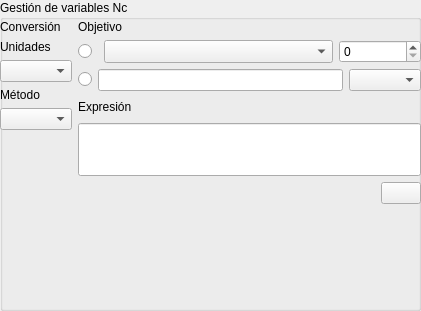
               <widget class="QGroupBox" name="groupBox_11">
                <property name="geometry">
                 <rect>
                  <x>0</x>
                  <y>1200</y>
                  <width>421</width>
                  <height>311</height>
                 </rect>
                </property>
                <property name="title">
                 <string>Gestión de variables Nc</string>
                </property>
                <widget class="QWidget" name="gridLayoutWidget_2">
                 <property name="geometry">
                  <rect>
                   <x>0</x>
                   <y>20</y>
                   <width>421</width>
                   <height>184</height>
                  </rect>
                 </property>
                 <layout class="QGridLayout" name="gridLayout_4" columnstretch="0,0,0">
                  <item row="1" column="1">
                   <layout class="QVBoxLayout" name="verticalLayout_12">
                    <item>
                     <widget class="QLabel" name="label_13">
                      <property name="maximumSize">
                       <size>
                        <width>16777215</width>
                        <height>20</height>
                       </size>
                      </property>
                      <property name="text">
                       <string>Unidades</string>
                      </property>
                     </widget>
                    </item>
                    <item>
                     <widget class="QComboBox" name="ComboConversionUnits">
                      <property name="toolTip">
                       <string>Tipo de conversión usada para agregar (promedio)</string>
                      </property>
                      <property name="whatsThis">
                       <string>Tipo de conversión usada para agregar (promedio)</string>
                      </property>
                     </widget>
                    </item>
                    <item>
                     <widget class="QLabel" name="label_14">
                      <property name="maximumSize">
                       <size>
                        <width>16777215</width>
                        <height>20</height>
                       </size>
                      </property>
                      <property name="text">
                       <string>Método</string>
                      </property>
                     </widget>
                    </item>
                    <item>
                     <widget class="QComboBox" name="ComboMethod4Conversion">
                      <property name="toolTip">
                       <string>Tipo de conversión usada para agregar (promedio)</string>
                      </property>
                      <property name="whatsThis">
                       <string>Tipo de conversión usada para agregar (promedio)</string>
                      </property>
                     </widget>
                    </item>
                    <item>
                     <spacer name="verticalSpacer">
                      <property name="orientation">
                       <enum>Qt::Vertical</enum>
                      </property>
                      <property name="sizeHint" stdset="0">
                       <size>
                        <width>20</width>
                        <height>40</height>
                       </size>
                      </property>
                     </spacer>
                    </item>
                   </layout>
                  </item>
                  <item row="0" column="2">
                   <widget class="QLabel" name="label_16">
                    <property name="maximumSize">
                     <size>
                      <width>16777215</width>
                      <height>20</height>
                     </size>
                    </property>
                    <property name="text">
                     <string>Objetivo</string>
                    </property>
                   </widget>
                  </item>
                  <item row="1" column="2">
                   <layout class="QVBoxLayout" name="verticalLayout_22">
                    <item>
                     <layout class="QHBoxLayout" name="horizontalLayout_12">
                      <item>
                       <widget class="QRadioButton" name="Radio2NcVar">
                        <property name="maximumSize">
                         <size>
                          <width>20</width>
                          <height>16777215</height>
                         </size>
                        </property>
                        <property name="text">
                         <string/>
                        </property>
                       </widget>
                      </item>
                      <item>
                       <widget class="QComboBox" name="VarFromNC">
                        <property name="maximumSize">
                         <size>
                          <width>16777215</width>
                          <height>70</height>
                         </size>
                        </property>
                        <property name="whatsThis">
                         <string>Selección de la variable del Nc sobre la cual se aplicará la conversión.</string>
                        </property>
                       </widget>
                      </item>
                      <item>
                       <widget class="QSpinBox" name="ObjectiveLayer">
                        <property name="maximumSize">
                         <size>
                          <width>82</width>
                          <height>16777215</height>
                         </size>
                        </property>
                        <property name="toolTip">
                         <string>Capa a ver (o editar) de la variable Nc.</string>
                        </property>
                        <property name="whatsThis">
                         <string>Capa a ver (o editar) de la variable Nc.</string>
                        </property>
                        <property name="maximum">
                         <number>5</number>
                        </property>
                       </widget>
                      </item>
                     </layout>
                    </item>
                    <item>
                     <layout class="QHBoxLayout" name="horizontalLayout_13">
                      <item>
                       <widget class="QRadioButton" name="Radio2WMF">
                        <property name="maximumSize">
                         <size>
                          <width>20</width>
                          <height>16777215</height>
                         </size>
                        </property>
                        <property name="text">
                         <string/>
                        </property>
                       </widget>
                      </item>
                      <item>
                       <widget class="QLineEdit" name="lineEditNewVarName">
                        <property name="maximumSize">
                         <size>
                          <width>16777215</width>
                          <height>70</height>
                         </size>
                        </property>
                        <property name="whatsThis">
                         <string>Nombre de la variable que contiene la conversión</string>
                        </property>
                       </widget>
                      </item>
                      <item>
                       <widget class="QComboBox" name="ComboBoxNewWMFVarGroup">
                        <property name="toolTip">
                         <string>Categoría de la nueva variable obtenida</string>
                        </property>
                        <property name="whatsThis">
                         <string>Categoría de la nueva variable obtenida</string>
                        </property>
                       </widget>
                      </item>
                     </layout>
                    </item>
                    <item>
                     <widget class="QLabel" name="label_17">
                      <property name="maximumSize">
                       <size>
                        <width>16777215</width>
                        <height>20</height>
                       </size>
                      </property>
                      <property name="text">
                       <string>Expresión</string>
                      </property>
                     </widget>
                    </item>
                    <item>
                     <layout class="QHBoxLayout" name="horizontalLayout_21">
                      <item>
                       <widget class="QLineEdit" name="LineaComando">
                        <property name="maximumSize">
                         <size>
                          <width>16777215</width>
                          <height>70</height>
                         </size>
                        </property>
                        <property name="toolTip">
                         <string>Evaluar variables en una expresion del tipo A = f(B,C) o f(A,B,C)</string>
                        </property>
                        <property name="whatsThis">
                         <string>Evaluar variables en una expresion del tipo A = f(B,C) o f(A,B,C)</string>
                        </property>
                       </widget>
                      </item>
                     </layout>
                    </item>
                    <item>
                     <layout class="QHBoxLayout" name="horizontalLayout_18">
                      <item>
                       <spacer name="horizontalSpacer_5">
                        <property name="orientation">
                         <enum>Qt::Horizontal</enum>
                        </property>
                        <property name="sizeHint" stdset="0">
                         <size>
                          <width>40</width>
                          <height>20</height>
                         </size>
                        </property>
                       </spacer>
                      </item>
                      <item>
                       <widget class="QPushButton" name="Button_EditNcVariable">
                        <property name="maximumSize">
                         <size>
                          <width>50</width>
                          <height>16777215</height>
                         </size>
                        </property>
                        <property name="toolTip">
                         <string>Ejecutar la función de trazado de corriente.</string>
                        </property>
                        <property name="whatsThis">
                         <string>Convertir variables.</string>
                        </property>
                        <property name="text">
                         <string/>
                        </property>
                        <property name="icon">
                         <iconset resource="resources.qrc">
                          <normaloff>:/plugins/HydroSEDPlugin/icons/play.png</normaloff>:/plugins/HydroSEDPlugin/icons/play.png</iconset>
                        </property>
                       </widget>
                      </item>
                     </layout>
                    </item>
                   </layout>
                  </item>
                  <item row="0" column="1">
                   <widget class="QLabel" name="label_10">
                    <property name="maximumSize">
                     <size>
                      <width>16777215</width>
                      <height>20</height>
                     </size>
                    </property>
                    <property name="text">
                     <string>Conversión</string>
                    </property>
                   </widget>
                  </item>
                 </layout>
                </widget>
               </widget>
